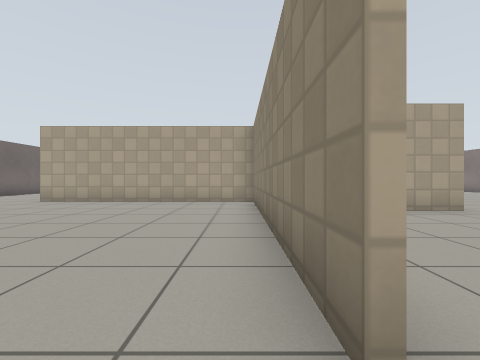
[1] (above)

16 first-person views from a walk through a world built for the Gazebo simulator. The camera is 0.72 m above the floor, looks level and sees 90° across. The floor is counted in squares, 1 m on a side. Each view is taken from the middle of a square. On the plan, view 1 faces up. The plan holds only what a view shows up to about 9 squares ahead; the rest is blank. Gazebo's built-in surfaces are drawn with simple patterns.

[2]
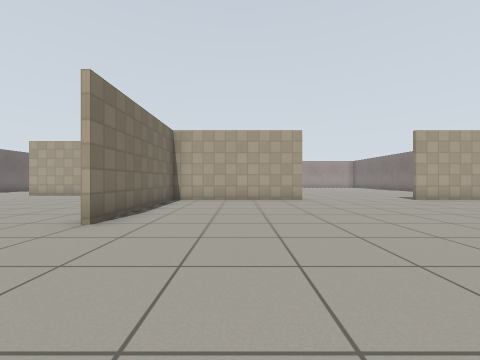

[3]
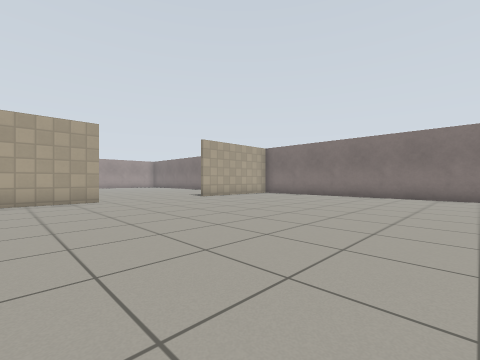

[4]
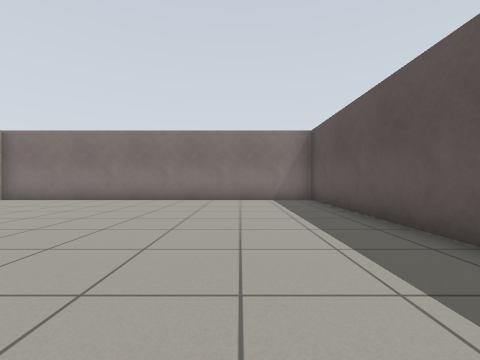

[5]
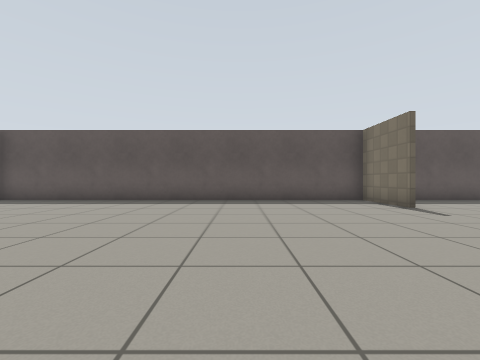

[6]
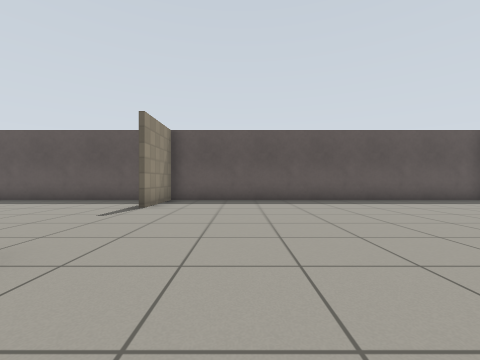

[7]
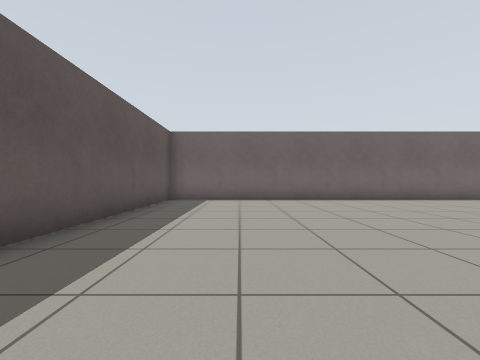

[8]
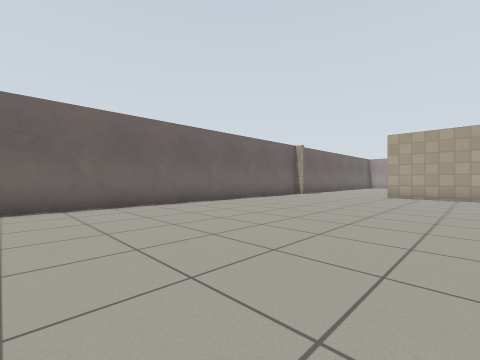

[9]
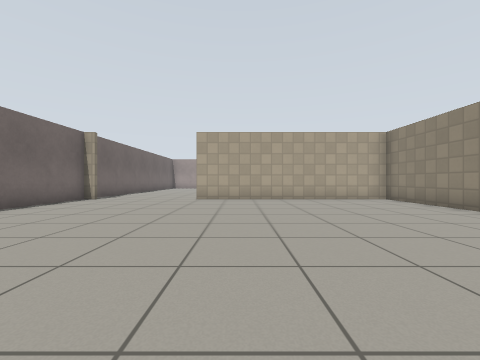

[10]
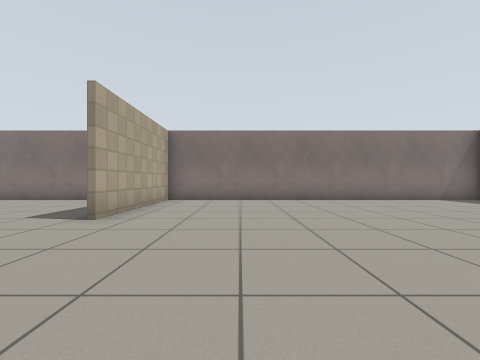

[11]
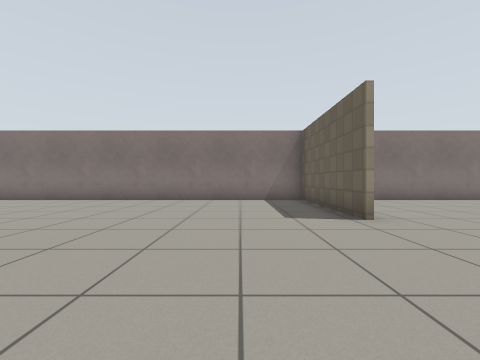

[12]
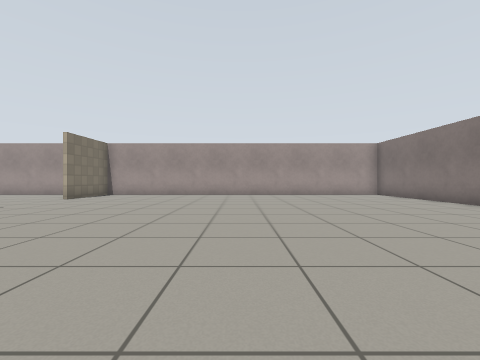

[13]
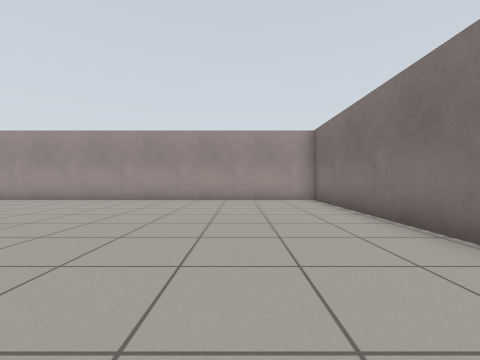

[14]
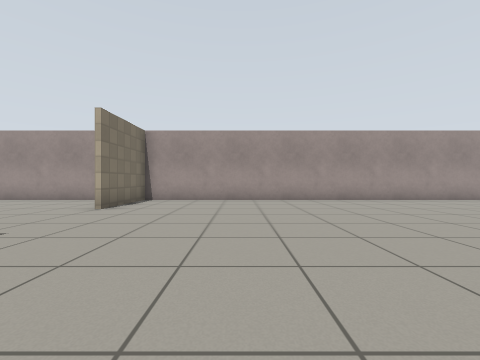

[15]
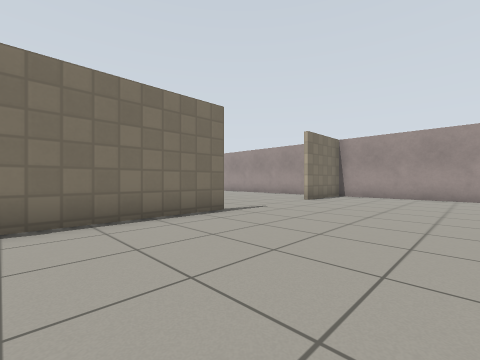

[16]
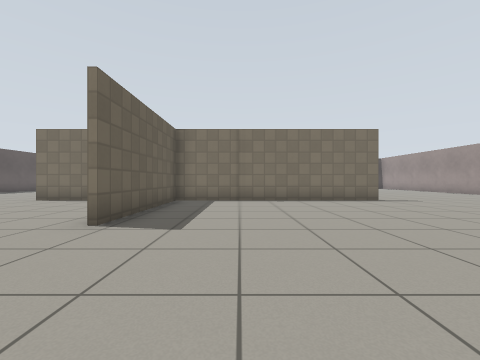

### Floor plan
Points are (right, up) in squares from view 1. A wall is a line through its corners. A room is listed if a view was taken in it or the views show most of it. See-through windows are left out.
Room 1 (views 1, 2, 3, 4, 5, 10)
walls: (5.2, 5.6) (0.6, 5.6) (0.6, 0.8); (0.6, -3.1) (0.6, -5.6) (13.7, -5.6) (13.7, 5.9); (13.7, 5.6) (9.2, 5.6)
ways out: opening at (0.2, -1.5) to room 2; opening at (6.5, 4.3) to room 3
Room 2 (views 6, 7, 8, 9)
walls: (0.4, 0.8) (0.4, 7.9) (-6.6, 7.9); (-10.8, 6.4) (-10.8, -5.6) (0.4, -5.6) (0.4, -3.1)
ways out: opening at (0.2, -1.5) to room 1; opening at (-8.5, 7.2)
Room 3 (views 11, 12, 13, 14, 15, 16)
walls: (0.6, 12.9) (0.6, 5.8) (5.2, 5.8); (9.2, 5.8) (13.6, 5.8); (13.7, 5.9) (13.7, 19.6) (0.6, 19.6) (0.6, 16.9)
ways out: opening at (6.5, 4.3) to room 1; opening at (0.2, 14.5)

Where each view was taken, in squares from view 1:
view 1: 0 up, 0 right, facing up
view 2: 3 down, 3 right, facing up
view 3: 3 down, 3 right, facing up-right
view 4: 3 down, 5 right, facing right
view 5: 3 up, 5 right, facing down
view 6: 3 up, 2 left, facing down
view 7: 3 down, 2 left, facing left
view 8: 3 down, 4 left, facing up-left
view 9: 1 down, 5 left, facing up
view 10: 3 up, 5 right, facing right
view 11: 8 up, 5 right, facing right
view 12: 8 up, 7 right, facing up
view 13: 11 up, 11 right, facing up
view 14: 11 up, 4 right, facing up
view 15: 9 up, 5 right, facing up-left
view 16: 8 up, 9 right, facing left
